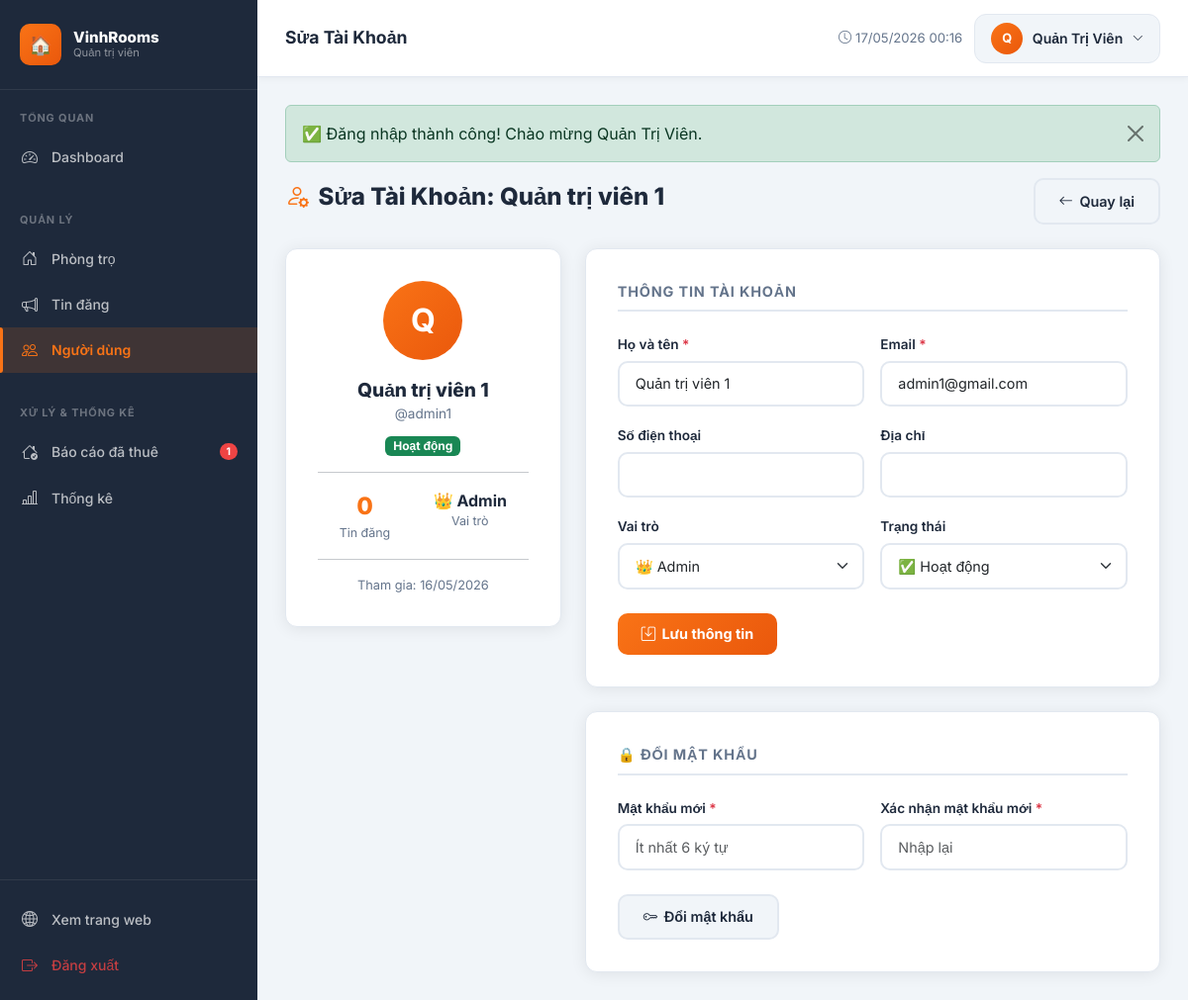
Page /admin/users/edit.php?id=7 (signed in) on the committed database.
### tables this page shows
CREATE TABLE `users` (
  `id` int(10) UNSIGNED NOT NULL,
  `username` varchar(50) NOT NULL,
  `email` varchar(100) NOT NULL,
  `password` varchar(255) NOT NULL,
  `ho_ten` varchar(100) NOT NULL,
  `so_dien_thoai` varchar(15) DEFAULT NULL,
  `dia_chi` varchar(255) DEFAULT NULL,
  `avatar` varchar(255) DEFAULT 'default_avatar.png',
  `role` enum('admin','user') NOT NULL DEFAULT 'user',
  `trang_thai` enum('active','inactive','banned') NOT NULL DEFAULT 'active',
  `created_at` datetime NOT NULL DEFAULT current_timestamp(),
  `updated_at` datetime NOT NULL DEFAULT current_timestamp() ON UPDATE current_timestamp()
);

### admin/users/edit.php (the view, shortened to what this page needs)
<?php
require_once __DIR__ . '/../../includes/functions.php';
$db = getDB();
$uid = (int)($_GET['id'] ?? 0);
$user = $db->query("SELECT * FROM users WHERE id = $uid LIMIT 1")->fetch_assoc();
$form    = $user;
$roomCount = $db->query("SELECT COUNT(*) FROM phong_tro WHERE user_id=$uid AND trang_thai != 'bi_xoa'")->fetch_row()[0];
$pageTitle = 'Sửa Tài Khoản';
require_once __DIR__ . '/../../includes/admin_header.php';
?>
<div class="page-header">
    <h1 class="page-title"><span class="icon"><i class="bi bi-person-gear"></i></span><?= $pageTitle ?>: <?= e($user['ho_ten']) ?></h1>
    <a href="<?= BASE_URL ?>/admin/users/index.php" class="btn-admin-secondary">
        <i class="bi bi-arrow-left"></i> Quay lại
    </a>
</div>
<div class="row g-4">
    <div class="col-lg-4">
        <div class="admin-form-card text-center mb-4">
            <div style="width:80px;height:80px;border-radius:50%;background:linear-gradient(135deg,var(--admin-primary),#ea580c);display:flex;align-items:center;justify-content:center;color:#fff;font-size:2rem;font-weight:700;margin:0 auto 1rem">
                <?= strtoupper(mb_substr($user['ho_ten'] ?? 'U', 0, 1)) ?>
            </div>
            <div style="font-size:1.2rem;font-weight:800"><?= e($user['ho_ten']) ?></div>
            <div style="font-size:.85rem;color:var(--admin-muted)">@<?= e($user['username']) ?></div>
            <div class="mt-2"><?= userStatusBadge($user['trang_thai']) ?></div>
            <hr class="my-3">
            <div class="d-flex justify-content-around">
                <div>
                    <div style="font-size:1.5rem;font-weight:800;color:var(--admin-primary)"><?= $roomCount ?></div>
                    <div style="font-size:.78rem;color:var(--admin-muted)">Tin đăng</div>
                </div>
                <div>
                    <div style="font-size:1rem;font-weight:700"><?= $user['role'] === 'admin' ? '👑 Admin' : '👤 User' ?></div>
                    <div style="font-size:.78rem;color:var(--admin-muted)">Vai trò</div>
                </div>
            </div>
            <hr class="my-3">
            <div style="font-size:.8rem;color:var(--admin-muted)">
                Tham gia: <?= formatDate($user['created_at']) ?>
            </div>
        </div>
    </div>
    <div class="col-lg-8">
        <form method="POST" class="mb-4">
            <div class="admin-form-card">
                <div class="form-section-title">Thông tin tài khoản</div>
                <div class="row g-3 mb-3">
                    <div class="col-md-6">
                        <label class="form-label">Họ và tên <span class="text-danger">*</span></label>
                        <input type="text" name="ho_ten" class="form-control" value="<?= e($form['ho_ten']) ?>" required>
                    </div>
                    <div class="col-md-6">
                        <label class="form-label">Email <span class="text-danger">*</span></label>
                        <input type="email" name="email" class="form-control" value="<?= e($form['email']) ?>" required>
                    </div>
                </div>
                <div class="row g-3 mb-3">
                    <div class="col-md-6">
                        <label class="form-label">Số điện thoại</label>
                        <input type="tel" name="so_dien_thoai" class="form-control" value="<?= e($form['so_dien_thoai'] ?? '') ?>">
                    </div>
                    <div class="col-md-6">
                        <label class="form-label">Địa chỉ</label>
                        <input type="text" name="dia_chi" class="form-control" value="<?= e($form['dia_chi'] ?? '') ?>">
                    </div>
                </div>
                <div class="row g-3 mb-4">
                    <div class="col-md-6">
                        <label class="form-label">Vai trò</label>
                        <select name="role" class="form-select">
                            <option value="admin" <?= $form['role'] === 'admin' ? 'selected' : '' ?>>👑 Admin</option>
                        </select>
                    </div>
                    <div class="col-md-6">
                        <label class="form-label">Trạng thái</label>
                        <select name="trang_thai" class="form-select">
                            <option value="active"   <?= $form['trang_thai'] === 'active'   ? 'selected' : '' ?>>✅ Hoạt động</option>
                        </select>
                    </div>
                </div>
                <button type="submit" class="btn-admin-primary">
                    <i class="bi bi-save"></i> Lưu thông tin
                </button>
            </div>
        </form>
        <form method="POST">
            <div class="admin-form-card">
                <div class="form-section-title">🔒 Đổi mật khẩu</div>
                <div class="row g-3 mb-4">
                    <div class="col-md-6">
                        <label class="form-label">Mật khẩu mới <span class="text-danger">*</span></label>
                        <input type="password" name="new_password" class="form-control" placeholder="Ít nhất 6 ký tự" required>
                    </div>
                    <div class="col-md-6">
                        <label class="form-label">Xác nhận mật khẩu mới <span class="text-danger">*</span></label>
                        <input type="password" name="new_password2" class="form-control" placeholder="Nhập lại" required>
                    </div>
                </div>
                <button type="submit" class="btn-admin-secondary">
                    <i class="bi bi-key"></i> Đổi mật khẩu
                </button>
            </div>
        </form>
    </div>
</div>
<?php require_once __DIR__ . '/../../includes/admin_footer.php'; ?>

### includes/admin_header.php (shortened to what this page needs)
<?php
require_once __DIR__ . '/functions.php';
$currentUser = getCurrentUser();
$currentPage = basename($_SERVER['PHP_SELF']);
$currentDir  = basename(dirname($_SERVER['PHP_SELF']));
$_db_header = getDB();
$_pending_bao_cao = 0;
$_r = @$_db_header->query("SELECT COUNT(*) FROM bao_cao_da_thue WHERE trang_thai = 'cho_duyet'");
if ($_r) $_pending_bao_cao = (int)$_r->fetch_row()[0];
?>
<!DOCTYPE html>
<html lang="vi">
<head>
    <link rel="stylesheet" href="https://cdn.jsdelivr.net/npm/bootstrap@5.3.3/dist/css/bootstrap.min.css">
    <link rel="stylesheet" href="https://cdn.jsdelivr.net/npm/bootstrap-icons@1.11.3/font/bootstrap-icons.min.css">
    <link rel="stylesheet" href="<?= BASE_URL ?>/assets/css/admin.css">
</head>
<body class="admin-body">
<aside class="admin-sidebar" id="adminSidebar">
    <div class="sidebar-logo">
        <div class="logo-icon">🏠</div>
        <div class="brand">VinhRooms<small>Quản trị viên</small></div>
    </div>
    <div class="sidebar-section">
        <span class="sidebar-section-label">Tổng quan</span>
        <a href="<?= BASE_URL ?>/admin/index.php" class="sidebar-link <?= ($currentDir === 'admin' && $currentPage === 'index.php') ? 'active' : '' ?>">
            <span class="icon"><i class="bi bi-speedometer2"></i></span> Dashboard
        </a>
    </div>
    <div class="sidebar-section">
        <span class="sidebar-section-label">Quản lý</span>
        <a href="<?= BASE_URL ?>/admin/rooms/index.php" class="sidebar-link <?= ($currentDir === 'rooms') ? 'active' : '' ?>">
            <span class="icon"><i class="bi bi-house-door"></i></span> Phòng trọ
        </a>
        <a href="<?= BASE_URL ?>/admin/tin-dang/index.php" class="sidebar-link <?= ($currentDir === 'tin-dang') ? 'active' : '' ?>">
            <span class="icon"><i class="bi bi-megaphone"></i></span> Tin đăng
        </a>
        <a href="<?= BASE_URL ?>/admin/users/index.php" class="sidebar-link <?= ($currentDir === 'users') ? 'active' : '' ?>">
            <span class="icon"><i class="bi bi-people"></i></span> Người dùng
        </a>
    </div>
    <div class="sidebar-section">
        <span class="sidebar-section-label">Xử lý & Thống kê</span>
        <a href="<?= BASE_URL ?>/admin/bao-cao-da-thue/index.php"
           class="sidebar-link <?= ($currentDir === 'bao-cao-da-thue') ? 'active' : '' ?>"
           style="position:relative">
            <span class="icon"><i class="bi bi-house-check"></i></span> Báo cáo đã thuê
            <?php if ($_pending_bao_cao > 0): ?>
            <span style="margin-left:auto;background:#ef4444;color:#fff;font-size:.65rem;padding:1px 7px;border-radius:999px;font-weight:700">
                <?= $_pending_bao_cao ?>
            </span>
            <?php endif; ?>
        </a>
        <a href="<?= BASE_URL ?>/admin/reports/index.php" class="sidebar-link <?= ($currentDir === 'reports') ? 'active' : '' ?>">
            <span class="icon"><i class="bi bi-bar-chart-line"></i></span> Thống kê
        </a>
    </div>
    <div class="sidebar-section" style="margin-top:auto;border-top:1px solid rgba(255,255,255,.08);padding-top:1rem;">
        <a href="<?= BASE_URL ?>/index.php" class="sidebar-link" target="_blank">
            <span class="icon"><i class="bi bi-globe2"></i></span> Xem trang web
        </a>
        <a href="<?= BASE_URL ?>/auth/logout.php" class="sidebar-link" style="color:rgba(239,68,68,.8)">
            <span class="icon"><i class="bi bi-box-arrow-right"></i></span> Đăng xuất
        </a>
    </div>
</aside>
<div class="admin-main">
    <div class="admin-topbar">
        <div class="topbar-left">
            <span class="topbar-title"><?= $pageTitle ?? 'Dashboard' ?></span>
        </div>
        <div class="topbar-right">
            <span style="font-size:.82rem;color:var(--admin-muted)">
                <i class="bi bi-clock me-1"></i><?= date('d/m/Y H:i') ?>
            </span>
            <div class="dropdown">
                <button class="admin-user-btn" data-bs-toggle="dropdown">
                    <div class="admin-user-avatar">
                        <?= strtoupper(mb_substr($currentUser['ho_ten'] ?? 'A', 0, 1)) ?>
                    </div>
                    <?= e($currentUser['ho_ten'] ?? 'Admin') ?>
                    <i class="bi bi-chevron-down" style="font-size:.7rem"></i>
                </button>
            </div>
        </div>
    </div>
    <div class="admin-content">

### rows in the picture
users: ho_ten "Q", ho_ten "Quản Trị Viên"
users: ho_ten "Quản trị viên 1", ho_ten "Q", username "admin1", created_at "16/05/2026", email "admin1@gmail.com", role "👑 Admin", trang_thai "✅ Hoạt động"

### other values in the picture
$_pending_bao_cao "1"
$pageTitle "Sửa Tài Khoản"
$icon "✅"
$msg "Đăng nhập thành công! Chào mừng Quản Trị Viên."
$label "Hoạt động"
$roomCount "0"
